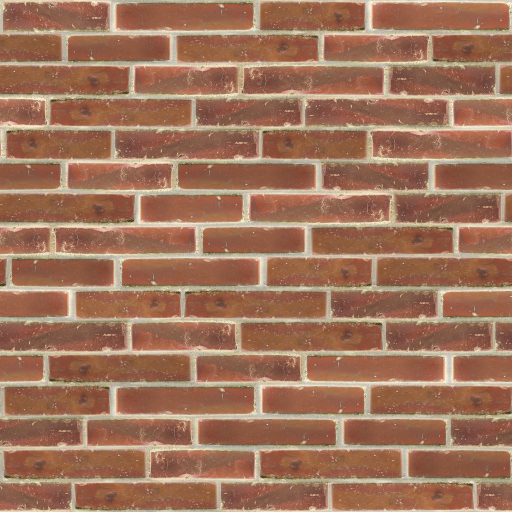
#> input picture app/scripts/.cache-l3/Bricks059_Color.jpg, 1024 x 1024 px, given in place of laminate_floor_02_diff.jpg, which was not available (shown at 1/2 size)
$ python prepare-foyer-textures.py .cache-l3 .cache-l3/Marble008-prev.jpg
#> lines starting #> are read from the running program, lines starting #| are printed output that depends on the picture; pictures that were not available may be replaced by others from this repository, and a replacement may not be noted
"""前厅（Foyer）PBR 贴图预处理：Poly Haven CC0 1K JPG → public/textures/foyer/。
输入：RAW 目录下的 <id>_diff/_nor/_rough/_ao.jpg（由 Poly Haven API 1k jpg 下载，见 FOYER-ASSET-SOURCES.md）。
输出：<name>_col.jpg（sRGB 颜色）、<name>_nrm.jpg（OpenGL 法线，线性）、<name>_orm.jpg（R=AO、G=粗糙度、B=0，线性）。
tint=True 的套组：颜色图转为亮度归一化的灰度（均值≈0.78），由材质 color 着色（同一扫描用于多种布艺/漆色）。
用法：python3 prepare-foyer-textures.py RAW_DIR OUT_DIR
"""
import sys, os
from PIL import Image, ImageOps, ImageStat
RAW, OUT = sys.argv[1], sys.argv[2]
os.makedirs(OUT, exist_ok=True)
# name, polyhaven id, size, tint, ao
SETS = [
  ('wood_floor', 'laminate_floor_02', 1024, False, True),
  ('stone_floor', 'marble_01', 1024, False, True),
  ('granite_tile', 'granite_tile_03', 1024, False, True),
  ('wall_tile', 'long_white_tiles', 1024, False, True),
  ('terrazzo', 'terrazzo_tiles', 1024, False, True),
  ('plaster', 'plastered_wall_04', 1024, True, False),
  ('wool', 'poly_wool_herringbone', 512, True, True),
  ('linen', 'rough_linen', 512, True, True),
  ('jersey', 'cotton_jersey', 512, True, True),
  ('velvet', 'velour_velvet', 512, True, True),
  ('oak', 'oak_veneer_01', 1024, False, False),
  ('walnut', 'walnut_veneer', 1024, False, False),
  ('maple', 'white_maple_veneer', 512, False, False),
]
def save(im, path, q):
    im.save(path, 'JPEG', quality=q, optimize=True, progressive=False)
for name, pid, size, tint, ao in SETS:
    diff = Image.open(f'{RAW}/{pid}_diff.jpg').convert('RGB').resize((size, size), Image.LANCZOS)
#> diff is the input picture: PIL image 1024x1024 RGB; mean R, G, B 158.7, 115.2, 91.2
    if tint:
        g = ImageOps.grayscale(diff)
        mean = ImageStat.Stat(g).mean[0] / 255
        k = 0.78 / max(mean, 1e-3)
        g = g.point(lambda v: max(0, min(255, int(v * k))))
        # 降低对比度：保留织物纹理但不至于让着色后出现大块深色
        g = Image.blend(Image.new('L', g.size, int(0.78 * 255)), g, 0.7 if name != 'plaster' else 0.45)
        diff = g.convert('RGB')
    if name == 'granite_tile':
        # 卫生间浅灰防滑砖：原扫描偏深（均值≈0.37）。去饱和 60% 后提亮 x'=1-(1-x)*0.42（保留颗粒对比）
        lum = diff.convert('L').convert('RGB')
        diff = Image.blend(lum, diff, 0.4).point(lambda v: int(255 - (255 - v) * 0.42 + 0.5))
    if name == 'terrazzo':
        # 楼道旧水磨石：原扫描为暖棕底色。转灰度后加大石子对比（×1.6，均值 0.56），
        # 再偏冷（R×0.955、G×0.985、B×1.03），仅保留 6% 原始色相作石子杂色 → 冷灰水磨石
        g = ImageOps.grayscale(diff); m = ImageStat.Stat(g).mean[0]
        g = g.point(lambda v: max(0, min(255, int((v - m) * 1.6 + 0.56 * 255))))
        cool = Image.merge('RGB', (g.point(lambda v: int(v * 0.955)), g.point(lambda v: int(v * 0.985)), g.point(lambda v: min(255, int(v * 1.03 + 3)))))
        diff = Image.blend(cool, diff.point(lambda v: min(255, int(v * 1.25))), 0.06)
    save(diff, f'{OUT}/{name}_col.jpg', 86)
    nor = Image.open(f'{RAW}/{pid}_nor.jpg').convert('RGB').resize((size, size), Image.LANCZOS)
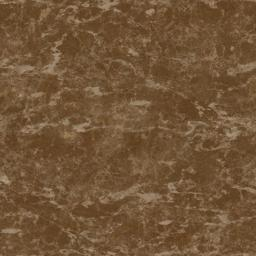
#> input picture app/scripts/.cache-l3/Marble008-prev.jpg, 256 x 256 px, given in place of laminate_floor_02_nor.jpg, which was not available
    save(nor, f'{OUT}/{name}_nrm.jpg', 90)
    rough = ImageOps.grayscale(Image.open(f'{RAW}/{pid}_rough.jpg')).resize((size, size), Image.LANCZOS)
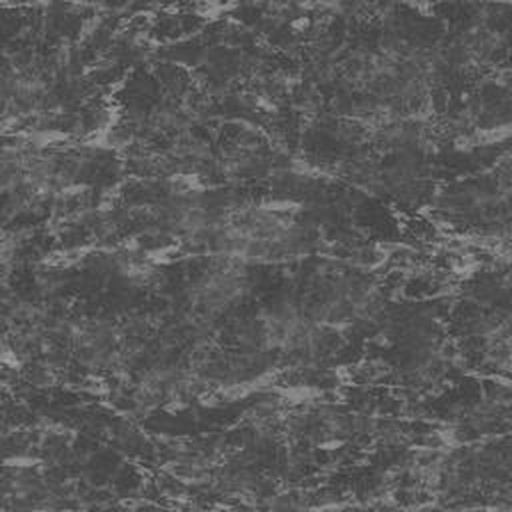
#> rough: PIL image 1024x1024 L (shown at 1/2 size); min 57, max 164, mean 90
    aoim = ImageOps.grayscale(Image.open(f'{RAW}/{pid}_ao.jpg')).resize((size, size), Image.LANCZOS) if ao and os.path.exists(f'{RAW}/{pid}_ao.jpg') else Image.new('L', (size, size), 255)
#> aoim: PIL image 1024x1024 L; every value is 255
    orm = Image.merge('RGB', (aoim, rough, Image.new('L', (size, size), 0)))
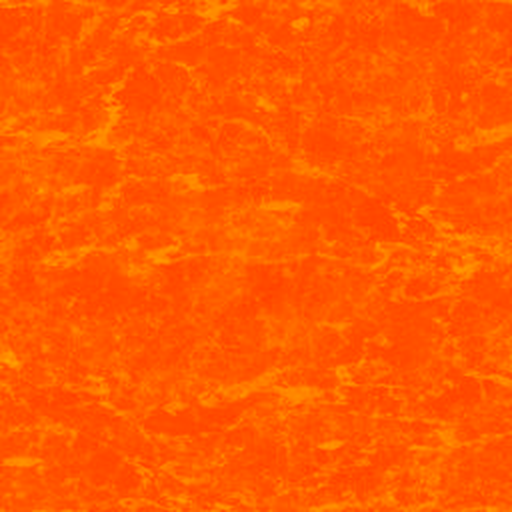
#> orm: PIL image 1024x1024 RGB (shown at 1/2 size); mean R, G, B 255, 90, 0
    save(orm, f'{OUT}/{name}_orm.jpg', 88)
#> (the run stopped early here; a loop or call above may not have finished)
